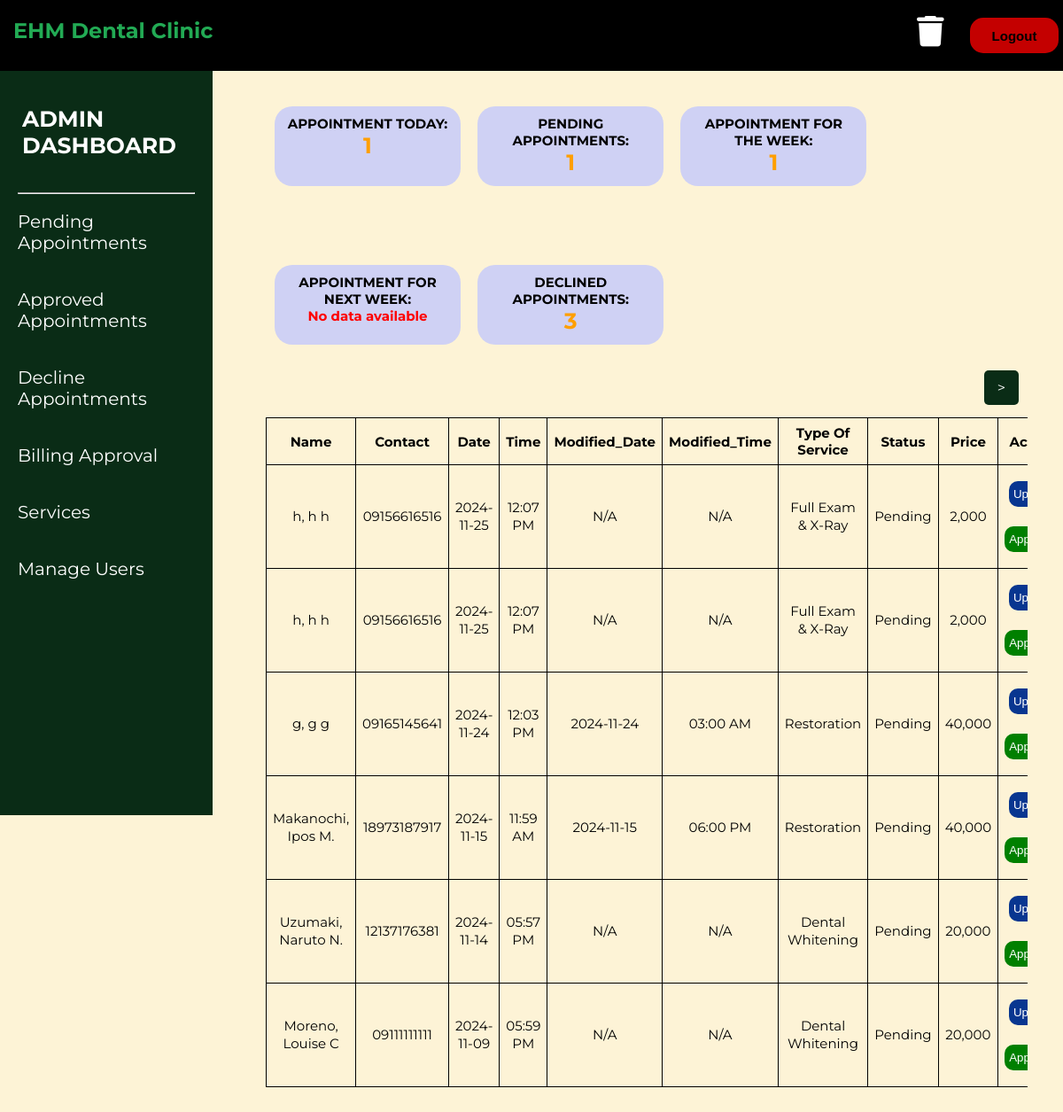
/ADMIN/billing.php (signed in), run on the app's committed database.
### tables this page shows
CREATE TABLE `tbl_archives` (
  `id` int(11) NOT NULL,
  `name` int(255) NOT NULL,
  `contact` varchar(11) NOT NULL,
  `date` date NOT NULL,
  `time` time NOT NULL,
  `modified_date` date DEFAULT NULL,
  `modified_time` time DEFAULT NULL,
  `modified_by` int(3) DEFAULT NULL,
  `service_type` int(11) NOT NULL,
  `additional_service_type` int(11) DEFAULT NULL,
  `recommendation` text DEFAULT NULL,
  `status` int(4) DEFAULT 4,
  `price` decimal(10,2) NOT NULL,
  `completion` enum('1','2','3') NOT NULL DEFAULT '1'
);

CREATE TABLE `tbl_patient` (
  `id` int(11) NOT NULL,
  `first_name` varchar(30) NOT NULL,
  `middle_name` varchar(2) DEFAULT NULL,
  `last_name` varchar(20) NOT NULL
);

CREATE TABLE `tbl_service_type` (
  `id` int(11) NOT NULL,
  `service_type` varchar(50) NOT NULL,
  `price` decimal(10,2) NOT NULL
);

### ADMIN/billing.php (the view, shortened to what this page needs)
<!DOCTYPE html>
<html lang="en">
<head>
    <link rel="stylesheet" href="admin.css">
    <link rel="stylesheet" href="https://cdnjs.cloudflare.com/ajax/libs/font-awesome/6.6.0/css/all.min.css"
 />
</head>
<body>
    <nav>
        <a href="../HOME_PAGE/Home_page.php">
            <div class="logo">
                <h1><span>EHM</span> Dental Clinic</h1>
            </div>
        </a>
        <form method="POST" class="s-buttons" action="../logout.php">
            <a href="archives.php"><i class="fas fa-trash trash"></i></a>
            <button type="submit" class="logout-button">Logout</button>
        </form>
    </nav>
    <div>
        <aside class="sidebar">
            <ul>
                <br>
                <a class="active" href="admin_dashboard.php">
                    <h3>ADMIN<br>DASHBOARD</h3>
                </a>
                <br>
                <br>
                <hr>
                <br>
                <li><a href="pending.php">Pending Appointments</a></a></li>
                <li><a href="appointments.php">Approved Appointments</a></li>
                <li><a href="declined.php">Decline Appointments</a></a></li>
                <li><a href="billing.php">Billing Approval</a></li>
                <li><a href="services.php">Services</a></li>
                <li><a href="manage_user.php">Manage Users</a></li>
            </ul>
        </aside>
    </div>
    <div class="top">
        <div class="content-box">
        <div class="round-box">
                <p>APPOINTMENT TODAY:</p>
                <?php
                include("../dbcon.php");
                $today = date('Y-m-d');
                $sql_today = "SELECT COUNT(*) as total_appointments_today
                              FROM tbl_appointments
                              WHERE (DATE(date) = '$today' OR DATE(modified_date) = '$today') AND status = '3'";
                $result_today = mysqli_query($con, $sql_today);
                $row_today = mysqli_fetch_assoc($result_today);
                $appointments_today = $row_today['total_appointments_today'];
                if ($appointments_today) {
                    echo "<span style='color: #FF9F00; font-weight: bold; font-size: 25px;'>$appointments_today</span>";
                } else {
                    echo "<span style='color: red;'>No data available</span>";
                }
                ?>
            </div>
            <div class="round-box">
                <p>PENDING APPOINTMENTS:</p>
                <?php
                $sql_pending = "SELECT COUNT(*) as total_pending_appointments
                                FROM tbl_appointments
                                WHERE status = '1'";
                $result_pending = mysqli_query($con, $sql_pending);
                $row_pending = mysqli_fetch_assoc($result_pending);
                $pending_appointments = $row_pending['total_pending_appointments'];
                if ($pending_appointments) {
                    echo "<span style='color: #FF9F00; font-weight: bold; font-size: 25px;'>$pending_appointments</span>";
                } else {
                    echo "<span style='color: red;'>No data available</span>";
                }
                ?>
            </div>
            <div class="round-box">
                <p>APPOINTMENT FOR THE WEEK:</p>
                <?php
                $start_of_week = date('Y-m-d', strtotime('monday this week'));
                $end_of_week = date('Y-m-d', strtotime('sunday this week'));
                $sql_week = "SELECT COUNT(*) as total_appointments_week
                 FROM tbl_appointments
                 WHERE (DATE(date) BETWEEN '$start_of_week' AND '$end_of_week'
                 OR DATE(modified_date) BETWEEN '$start_of_week' AND '$end_of_week')
                 AND status = '3'";
                $result_week = mysqli_query($con, $sql_week);
                $row_week = mysqli_fetch_assoc($result_week);
                $appointments_for_week = $row_week['total_appointments_week'];
                if ($appointments_for_week) {
                    echo "<span style='color: #FF9F00; font-weight: bold; font-size: 25px;'>$appointments_for_week</span>";
                } else {
                    echo "<span style='color: red;'>No data available</span>";
                }
                ?>
            </div>
            </div>
            <div class="round-box">
                <p>APPOINTMENT FOR NEXT WEEK:</p>
                <?php
                $sql_week = "SELECT COUNT(*) as total_appointments_week
                 FROM tbl_appointments
                 WHERE (
                    (modified_date IS NOT NULL AND
                    WEEK(DATE(modified_date), 1) = WEEK(CURDATE(), 1) + 1 AND DATE(modified_date) != CURDATE())
                    OR
                    (date IS NOT NULL AND
                    WEEK(DATE(date), 1) = WEEK(CURDATE(), 1) + 1 AND DATE(date) > CURDATE())
                    )
                    AND status = '3'";
                $result_week = mysqli_query($con, $sql_week);
                $row_week = mysqli_fetch_assoc($result_week);
                $appointments_for_week = $row_week['total_appointments_week'];
                if ($appointments_for_week) {
                    echo "<span style='color: #FF9F00; font-weight: bold; font-size: 25px;'>$appointments_for_week</span>";
                } else {
                    echo "<span style='color: red;'>No data available</span>";
                }
                ?>
            </div>
            <div class="round-box">
                <p>DECLINED APPOINTMENTS:</p>
                <?php
                $sql_finished = "SELECT COUNT(*) as total_finished_appointments FROM tbl_appointments WHERE status = '2'";
                $result_finished = mysqli_query($con, $sql_finished);
                $row_finished = mysqli_fetch_assoc($result_finished);
                $finished_appointments = $row_finished['total_finished_appointments'];
                if ($finished_appointments) {
                    echo "<span style='color: #FF9F00; font-weight: bold; font-size: 25px;'>$finished_appointments</span>";
                } else {
                    echo "<span style='color: red;'>No data available</span>";
                }
                ?>
            </div>
            <?php
            $resultsPerPage = 6;
            $currentPage = isset($_GET['page']) ? (int) $_GET['page'] : 1;
            $startRow = ($currentPage - 1) * $resultsPerPage;
            $countQuery = "SELECT COUNT(*) as total FROM tbl_archives WHERE completion = 1";
            $countResult = mysqli_query($con, $countQuery);
            $totalCount = mysqli_fetch_assoc($countResult)['total'];
            $totalPages = ceil($totalCount / $resultsPerPage);
            $query = "SELECT a.*,
            s.service_type AS service_name,
            p.first_name, p.middle_name, p.last_name
        FROM tbl_archives a
        JOIN tbl_service_type s ON a.service_type = s.id
        JOIN tbl_patient p ON a.name = p.id
        WHERE a.completion = 1
        ORDER BY a.date DESC, a.time DESC, a.modified_date DESC, a.modified_time DESC
        LIMIT $resultsPerPage OFFSET $startRow";
            $result = mysqli_query($con, $query);
            ?>
            <div class="pagination-container">
                        <?php if ($currentPage < $totalPages): ?>
                            <a href="?page=<?php echo $currentPage + 1; ?>" class="pagination-btn"> > </a>
                        <?php endif; ?>
            </div>
            <table class="table table-bordered">
                <thead>
                    <tr>
                        <th>Name</th>
                        <th>Contact</th>
                        <th>Date</th>
                        <th>Time</th>
                        <th>Modified_Date</th>
                        <th>Modified_Time</th>
                        <th>Type Of Service</th>
                        <th>Status</th>
                        <th>Price</th>
                        <th>Action</th>
                    </tr>
                </thead>
                <tbody>
                    <?php
                    if (mysqli_num_rows($result) > 0) {
                        while ($row = mysqli_fetch_assoc($result)) {
                            $modified_date = (!empty($row['modified_date']) && $row['modified_date'] !== '0000-00-00') ? $row['modified_date'] : 'N/A';
                            $modified_time = (!empty($row['modified_time']) && $row['modified_time'] !== '00:00:00') ? date("h:i A", strtotime($row['modified_time'])) : 'N/A';
                            $dateToDisplay = (!empty($row['date']) && $row['date'] !== '0000-00-00') ? $row['date'] : 'N/A';
                            $timeToDisplay = (!empty($row['time']) && $row['time'] !== '00:00:00') ? date("h:i A", strtotime($row['time'])) : 'N/A';
                            $priceToDisplay = isset($row['price']) ? number_format($row['price']) : 'N/A';
                            $completionStatus = 'Unknown';
                            if (isset($row['completion'])) {
                                switch ($row['completion']) {
                                    case '1':
                                        $completionStatus = 'Pending';
                                        break;
                                }
                            }
                            echo "<tr>
            <td>{$row['last_name']}, {$row['first_name']} {$row['middle_name']}</td>
            <td>{$row['contact']}</td>
            <td>{$dateToDisplay}</td>
            <td>{$timeToDisplay}</td>
            <td>{$modified_date}</td>
            <td>{$modified_time}</td>
            <td>{$row['service_name']}</td>
            <td>{$completionStatus}</td>
            <td>{$priceToDisplay}</td>
            <td>
        <button type='button' onclick='openModal({$row['id']}, \"{$row['first_name']}\", \"{$row['middle_name']}\", \"{$row['last_name']}\", \"{$row['contact']}\", \"{$dateToDisplay}\", \"{$timeToDisplay}\", \"{$row['service_name']}\")'
                        style='background-color:#083690; color:white; border:none; padding:7px 5px; border-radius:10px; margin:11px 0px; cursor:pointer;'>Update</button>
                        <form method='POST' action='' style='display:inline;'>
                            <input type='hidden' name='id' value='{$row['id']}'>
                        </form>";
                            if ($row['status'] != 'Approval') {
                                echo "<form method='POST' action='' style='display:inline;'>
                                <input type='hidden' name='id' value='{$row['id']}'>
                                <input type='submit' name='approval' value='Approval'
                                style='background-color:green; color:white; border:none;  padding:7px 5px; border-radius:10px; margin:11px 0px; cursor:pointer;'>
                            </form>";
                            }
                            echo "</td></tr>";
                        }
                    } else {
                        echo "<tr><td colspan='8'>No records found</td></tr>";
                    }
                    ?>
                </tbody>
            </table>
            <br><br>
        </div>
</body>
</html>

### ADMIN/admin.css (style rules this page uses)
* { margin: 0%; padding: 0%; text-decoration: none; overflow: auto; }
body { background-color: #FDF3D6; font-family: "Montserrat", sans-serif; }
nav { height: 80px; width: 100%; background-color: #000000; position: fixed; z-index: 1000; }
nav .logo { float: left; margin: 0px 15px; color: #22AA54; line-height: 70px; transition: transform 0.3s ease-in-out; }
.s-buttons { display: flex; justify-content: flex-end; align-items: center; margin: 18px 5px; gap: 10px; }
.logout-button { width: 100px; height: 40px; font-size: 15px; font-weight: bold; background-color: rgb(196, 0, 0); color: black; cursor: pointer; border: #ff0000; border-radius: 15px; transition: transform 0.3s; }
.trash { width: 50px; height: 40px; font-size: 35px; font-weight: bold; color: white; cursor: pointer; transition: transform 0.3s; }
.sidebar { position: fixed; top: 80px; width: 200px; height: 100vh; background-color: #0A2C16; color: white; padding: 20px; }
.sidebar h3 { font-size: 25px; color: #ffff; text-shadow: none; }
.sidebar ul { list-style: none; padding: 0; }
.sidebar li { margin-bottom: 40px; font-size: 20px; }
.sidebar a { text-decoration: none; color: white; }
hr { color: black; font-weight: 2px; }
.top { margin-left: 300px; margin-right: 40px; }
.content-box { margin-top: 50px; word-wrap: break-word; overflow-wrap: break-word; justify-content: space-between; }
.round-box { width: 190px; height: 70px; border-radius: 20px; padding: 10px; font-size: 15px; font-weight: bold; text-align: center; display: inline-block; background-color: #CFD1F4; margin: 70px 5px 15px 10px; }
a.active, a:hover { color: #FF9F00; text-shadow: 0px 0px 9px #FF9F00; transition: color .3s, text-shadow .3s; }
table, th, td { font-size: 15px; border: 1px solid black; background-color: #FDF3D6; border-collapse: collapse; text-align: center; padding: 7px; }
table { width: 100%; }
td { line-height: 20px; }
.pagination-btn { display: inline-block; padding: 10px 15px; margin: 10px; border: none; border-radius: 5px; background-color: #0A2C16; color: white; text-decoration: none; transition: background-color 0.3s; }
.pagination-container { text-align: right; }
div h3 { margin-left: 5px; }

### data on the page
tbl_archives: tbl_patient.last_name "h", tbl_patient.first_name "h", tbl_patient.middle_name "h", contact "09156616516", date "2024-11-25", time "12:07 PM", modified_date "N/A", modified_time "N/A", tbl_service_type.service_type "Full Exam & X-Ray", completion "Pending", price "2,000"
tbl_archives: tbl_patient.last_name "h", tbl_patient.first_name "h", tbl_patient.middle_name "h", contact "09156616516", date "2024-11-25", time "12:07 PM", modified_date "N/A", modified_time "N/A", tbl_service_type.service_type "Full Exam & X-Ray", completion "Pending", price "2,000"
tbl_archives: tbl_patient.last_name "g", tbl_patient.first_name "g", tbl_patient.middle_name "g", contact "09165145641", date "2024-11-24", time "12:03 PM", modified_date "2024-11-24", modified_time "03:00 AM", tbl_service_type.service_type "Restoration", completion "Pending", price "40,000"
tbl_archives: tbl_patient.last_name "Makanochi", tbl_patient.first_name "Ipos", tbl_patient.middle_name "M.", contact "18973187917", date "2024-11-15", time "11:59 AM", modified_date "2024-11-15", modified_time "06:00 PM", tbl_service_type.service_type "Restoration", completion "Pending", price "40,000"
tbl_archives: tbl_patient.last_name "Uzumaki", tbl_patient.first_name "Naruto", tbl_patient.middle_name "N.", contact "12137176381", date "2024-11-14", time "05:57 PM", modified_date "N/A", modified_time "N/A", tbl_service_type.service_type "Dental Whitening", completion "Pending", price "20,000"
tbl_archives: tbl_patient.last_name "Moreno", tbl_patient.first_name "Louise", tbl_patient.middle_name "C", contact "09111111111", date "2024-11-09", time "05:59 PM", modified_date "N/A", modified_time "N/A", tbl_service_type.service_type "Dental Whitening", completion "Pending", price "20,000"

### other printed values
$appointments_today "1"
$pending_appointments "1"
$appointments_for_week "1"
$finished_appointments "3"
